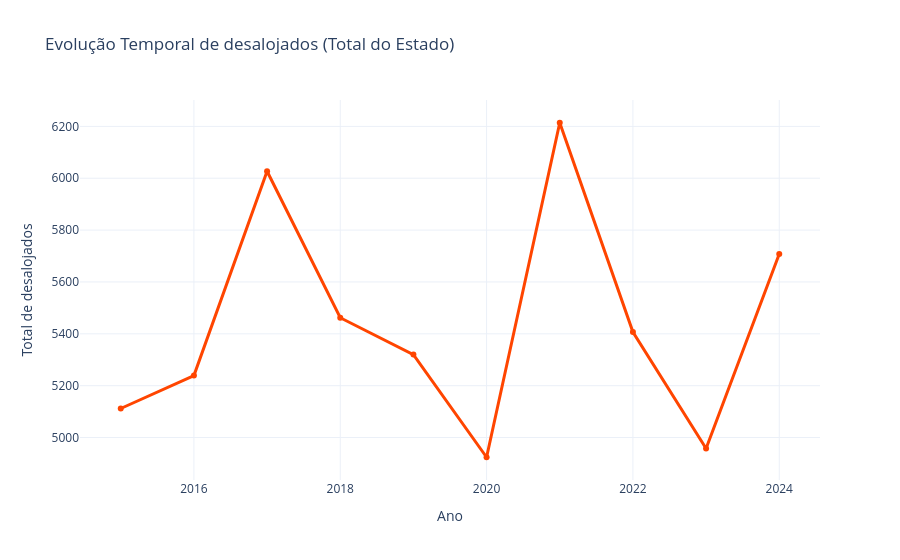

The code cell stored with this chart in its notebook:
### Markdown cell above
## Evolução Temporal dos Desalojados

Este gráfico apresenta a evolução anual da quantidade de pessoas desalojadas em decorrência dos eventos registrados.

O indicador reflete o impacto social causado pelos deslizamentos e auxilia na compreensão das consequências enfrentadas pela população afetada.

A análise temporal permite identificar períodos com maior necessidade de assistência e suporte emergencial.

### Code cell
df_anual = df.groupby('ano')[['desalojados']].sum().reset_index()

fig = px.line(
    df_anual,
    x='ano',
    y='desalojados',
    markers=True, 
    title="Evolução Temporal de desalojados (Total do Estado)",
    labels={'desalojados': 'Total de desalojados', 'ano': 'Ano'}
)

fig.update_traces(line_color='#FF4500', line_width=3)
fig.update_layout(
    template="plotly_white",
    hovermode="x unified" # 'x unified' deixa a dica de ferramenta muito mais limpa
)

### Figure 1 — Plotly figure (JSON) as saved in the notebook; plotly's stock layout.template omitted (floating-point values rounded to 4 significant figures)
{"data": [{"hovertemplate": "Ano=%{x}<br>Total de desalojados=%{y}<extra></extra>", "legendgroup": "", "line": {"color": "#FF4500", "dash": "solid", "width": 3}, "marker": {"symbol": "circle"}, "mode": "lines+markers", "name": "", "orientation": "v", "showlegend": false, "type": "scatter", "x": [2015, 2016, 2017, 2018, 2019, 2020, 2021, 2022, 2023, 2024], "xaxis": "x", "y": [5112, 5239, 6027, 5462, 5320, 4924, 6214, 5407, 4958, 5708], "yaxis": "y"}], "layout": {"hovermode": "x unified", "legend": {"tracegroupgap": 0}, "title": {"text": "Evolução Temporal de desalojados (Total do Estado)"}, "xaxis": {"anchor": "y", "domain": [0, 1], "title": {"text": "Ano"}}, "yaxis": {"anchor": "x", "domain": [0, 1], "title": {"text": "Total de desalojados"}}}}
